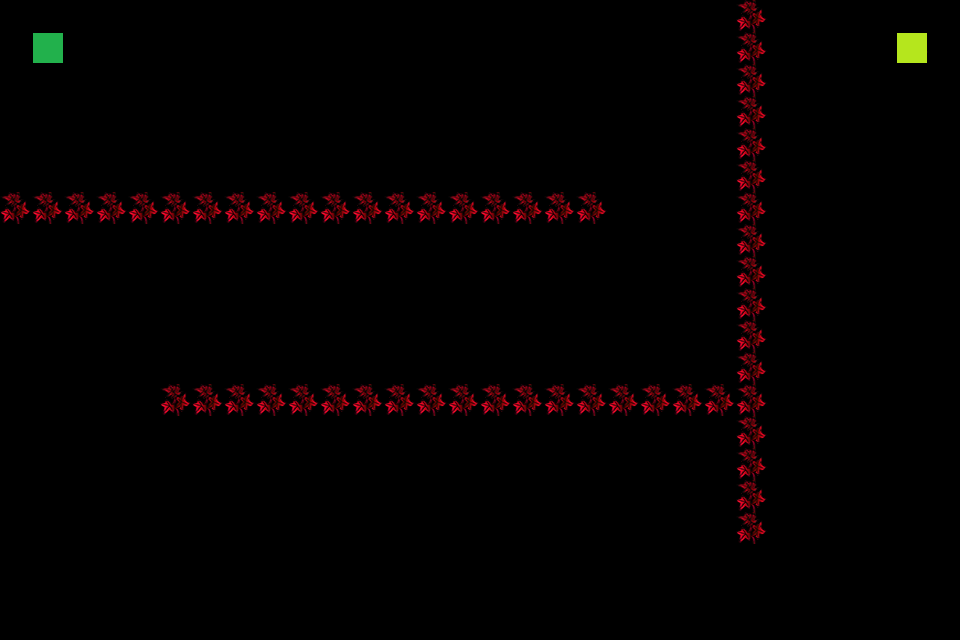

Tiled map render using the project's own tile images. Description and the whole map definition, tile-layer contents included, below:
An orthogonal 30x20 tile map with 32x32 px tiles, 1 tile layer (Warstwa Kafelków 1).

<map version="1.2" tiledversion="1.2.4" orientation="orthogonal" renderorder="left-up" width="30" height="20" tilewidth="32" tileheight="32" infinite="0" nextlayerid="2" nextobjectid="1">
 <tileset firstgid="1" source="predefined.tsx" />
 <layer id="1" name="Warstwa Kafelków 1" width="30" height="20">
  <data encoding="csv">
0,0,0,0,0,0,0,0,0,0,0,0,0,0,0,0,0,0,0,0,0,0,0,3,0,0,0,0,0,0,
0,1,0,0,0,0,0,0,0,0,0,0,0,0,0,0,0,0,0,0,0,0,0,3,0,0,0,0,2,0,
0,0,0,0,0,0,0,0,0,0,0,0,0,0,0,0,0,0,0,0,0,0,0,3,0,0,0,0,0,0,
0,0,0,0,0,0,0,0,0,0,0,0,0,0,0,0,0,0,0,0,0,0,0,3,0,0,0,0,0,0,
0,0,0,0,0,0,0,0,0,0,0,0,0,0,0,0,0,0,0,0,0,0,0,3,0,0,0,0,0,0,
0,0,0,0,0,0,0,0,0,0,0,0,0,0,0,0,0,0,0,0,0,0,0,3,0,0,0,0,0,0,
3,3,3,3,3,3,3,3,3,3,3,3,3,3,3,3,3,3,3,0,0,0,0,3,0,0,0,0,0,0,
0,0,0,0,0,0,0,0,0,0,0,0,0,0,0,0,0,0,0,0,0,0,0,3,0,0,0,0,0,0,
0,0,0,0,0,0,0,0,0,0,0,0,0,0,0,0,0,0,0,0,0,0,0,3,0,0,0,0,0,0,
0,0,0,0,0,0,0,0,0,0,0,0,0,0,0,0,0,0,0,0,0,0,0,3,0,0,0,0,0,0,
0,0,0,0,0,0,0,0,0,0,0,0,0,0,0,0,0,0,0,0,0,0,0,3,0,0,0,0,0,0,
0,0,0,0,0,0,0,0,0,0,0,0,0,0,0,0,0,0,0,0,0,0,0,3,0,0,0,0,0,0,
0,0,0,0,0,3,3,3,3,3,3,3,3,3,3,3,3,3,3,3,3,3,3,3,0,0,0,0,0,0,
0,0,0,0,0,0,0,0,0,0,0,0,0,0,0,0,0,0,0,0,0,0,0,3,0,0,0,0,0,0,
0,0,0,0,0,0,0,0,0,0,0,0,0,0,0,0,0,0,0,0,0,0,0,3,0,0,0,0,0,0,
0,0,0,0,0,0,0,0,0,0,0,0,0,0,0,0,0,0,0,0,0,0,0,3,0,0,0,0,0,0,
0,0,0,0,0,0,0,0,0,0,0,0,0,0,0,0,0,0,0,0,0,0,0,3,0,0,0,0,0,0,
0,0,0,0,0,0,0,0,0,0,0,0,0,0,0,0,0,0,0,0,0,0,0,0,0,0,0,0,0,0,
0,0,0,0,0,0,0,0,0,0,0,0,0,0,0,0,0,0,0,0,0,0,0,0,0,0,0,0,0,0,
0,0,0,0,0,0,0,0,0,0,0,0,0,0,0,0,0,0,0,0,0,0,0,0,0,0,0,0,0,0
</data>
 </layer>
</map>
